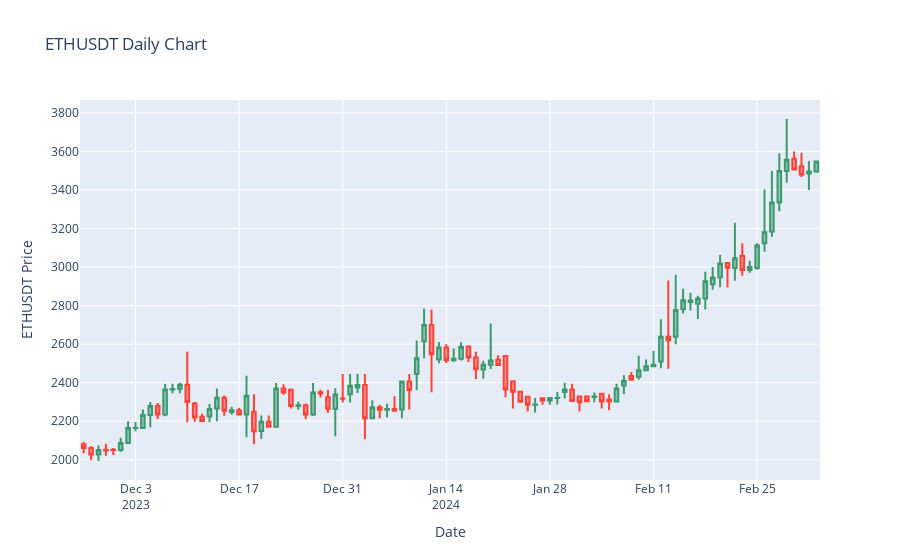

Notebook source saved alongside this figure:
### Code cell
import plotly.graph_objects as go
import pandas as pd
from binance.client import Client
import os

# Load environment variables
api_key = os.getenv("BINANCE_API_KEY")
api_secret = os.getenv("BINANCE_API_SECRET")

# Initialize the Binance client
client = Client(api_key, api_secret, testnet=True)

# Get historical candlestick data
candles = client.futures_klines(symbol='ETHUSDT', interval=Client.KLINE_INTERVAL_1DAY, limit=100)

# Create a Pandas DataFrame and set the column names
columns = ['Date', 'Open', 'High', 'Low', 'Close', 'Volume', 'Close time', 
           'Quote asset volume', 'Number of trades', 'Taker buy base asset volume', 
           'Taker buy quote asset volume', 'Ignore']
df = pd.DataFrame(candles, columns=columns)

# Convert timestamp to datetime
df['Date'] = pd.to_datetime(df['Date'], unit='ms')

# Convert all data to float type
for column in ['Open', 'High', 'Low', 'Close', 'Volume']:
    df[column] = df[column].astype(float)

# Use Plotly to create an interactive candlestick chart
fig = go.Figure(data=[go.Candlestick(x=df['Date'],
                open=df['Open'],
                high=df['High'],
                low=df['Low'],
                close=df['Close'])])

# Set the layout for the chart
fig.update_layout(
    title='ETHUSDT Daily Chart',
    yaxis_title='ETHUSDT Price',
    xaxis_title='Date',
    xaxis_rangeslider_visible=False  # Hides the range slider at the bottom
)

# Show the plot
fig.show()
